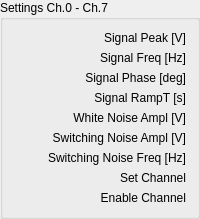
        <widget class="QGroupBox" name="groupBox">
         <property name="sizePolicy">
          <sizepolicy hsizetype="Fixed" vsizetype="Minimum">
           <horstretch>0</horstretch>
           <verstretch>0</verstretch>
          </sizepolicy>
         </property>
         <property name="maximumSize">
          <size>
           <width>16777215</width>
           <height>16777215</height>
          </size>
         </property>
         <property name="title">
          <string>Settings Ch.0 - Ch.7</string>
         </property>
         <layout class="QGridLayout" name="gridLayout">
          <property name="sizeConstraint">
           <enum>QLayout::SetDefaultConstraint</enum>
          </property>
          <item row="6" column="0">
           <widget class="QLabel" name="label_14">
            <property name="sizePolicy">
             <sizepolicy hsizetype="Preferred" vsizetype="Fixed">
              <horstretch>0</horstretch>
              <verstretch>0</verstretch>
             </sizepolicy>
            </property>
            <property name="text">
             <string>Switching Noise Freq [Hz]</string>
            </property>
            <property name="alignment">
             <set>Qt::AlignRight|Qt::AlignTrailing|Qt::AlignVCenter</set>
            </property>
           </widget>
          </item>
          <item row="3" column="0">
           <widget class="QLabel" name="label_9">
            <property name="sizePolicy">
             <sizepolicy hsizetype="Preferred" vsizetype="Fixed">
              <horstretch>0</horstretch>
              <verstretch>0</verstretch>
             </sizepolicy>
            </property>
            <property name="text">
             <string>Signal RampT [s]</string>
            </property>
            <property name="alignment">
             <set>Qt::AlignRight|Qt::AlignTrailing|Qt::AlignVCenter</set>
            </property>
           </widget>
          </item>
          <item row="0" column="0">
           <widget class="QLabel" name="label_4">
            <property name="sizePolicy">
             <sizepolicy hsizetype="Preferred" vsizetype="Fixed">
              <horstretch>0</horstretch>
              <verstretch>0</verstretch>
             </sizepolicy>
            </property>
            <property name="text">
             <string>Signal Peak [V]</string>
            </property>
            <property name="alignment">
             <set>Qt::AlignRight|Qt::AlignTrailing|Qt::AlignVCenter</set>
            </property>
           </widget>
          </item>
          <item row="2" column="0">
           <widget class="QLabel" name="label_13">
            <property name="sizePolicy">
             <sizepolicy hsizetype="Preferred" vsizetype="Fixed">
              <horstretch>0</horstretch>
              <verstretch>0</verstretch>
             </sizepolicy>
            </property>
            <property name="text">
             <string>Signal Phase [deg]</string>
            </property>
            <property name="alignment">
             <set>Qt::AlignRight|Qt::AlignTrailing|Qt::AlignVCenter</set>
            </property>
           </widget>
          </item>
          <item row="5" column="0">
           <widget class="QLabel" name="label_10">
            <property name="sizePolicy">
             <sizepolicy hsizetype="Preferred" vsizetype="Fixed">
              <horstretch>0</horstretch>
              <verstretch>0</verstretch>
             </sizepolicy>
            </property>
            <property name="text">
             <string>Switching Noise Ampl [V]</string>
            </property>
            <property name="alignment">
             <set>Qt::AlignRight|Qt::AlignTrailing|Qt::AlignVCenter</set>
            </property>
           </widget>
          </item>
          <item row="4" column="0">
           <widget class="QLabel" name="label_6">
            <property name="sizePolicy">
             <sizepolicy hsizetype="Preferred" vsizetype="Fixed">
              <horstretch>0</horstretch>
              <verstretch>0</verstretch>
             </sizepolicy>
            </property>
            <property name="text">
             <string>White Noise Ampl [V]</string>
            </property>
            <property name="alignment">
             <set>Qt::AlignRight|Qt::AlignTrailing|Qt::AlignVCenter</set>
            </property>
           </widget>
          </item>
          <item row="1" column="0">
           <widget class="QLabel" name="label_12">
            <property name="sizePolicy">
             <sizepolicy hsizetype="Preferred" vsizetype="Fixed">
              <horstretch>0</horstretch>
              <verstretch>0</verstretch>
             </sizepolicy>
            </property>
            <property name="text">
             <string>Signal Freq [Hz]</string>
            </property>
            <property name="alignment">
             <set>Qt::AlignRight|Qt::AlignTrailing|Qt::AlignVCenter</set>
            </property>
           </widget>
          </item>
          <item row="8" column="0">
           <widget class="QLabel" name="label_15">
            <property name="sizePolicy">
             <sizepolicy hsizetype="Preferred" vsizetype="Fixed">
              <horstretch>0</horstretch>
              <verstretch>0</verstretch>
             </sizepolicy>
            </property>
            <property name="text">
             <string>Enable Channel</string>
            </property>
            <property name="alignment">
             <set>Qt::AlignRight|Qt::AlignTrailing|Qt::AlignVCenter</set>
            </property>
           </widget>
          </item>
          <item row="7" column="0">
           <widget class="QLabel" name="label_21">
            <property name="sizePolicy">
             <sizepolicy hsizetype="Preferred" vsizetype="Fixed">
              <horstretch>0</horstretch>
              <verstretch>0</verstretch>
             </sizepolicy>
            </property>
            <property name="text">
             <string>Set Channel</string>
            </property>
            <property name="alignment">
             <set>Qt::AlignRight|Qt::AlignTrailing|Qt::AlignVCenter</set>
            </property>
           </widget>
          </item>
         </layout>
        </widget>
